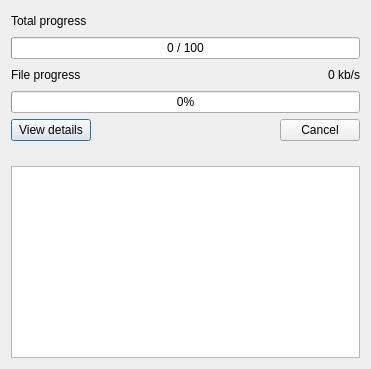
<?xml version="1.0" encoding="UTF-8"?>
<ui version="4.0">
 <class>DownloadDialog</class>
 <widget class="QDialog" name="DownloadDialog">
  <property name="geometry">
   <rect>
    <x>0</x>
    <y>0</y>
    <width>371</width>
    <height>369</height>
   </rect>
  </property>
  <property name="windowTitle">
   <string/>
  </property>
  <layout class="QGridLayout" name="gridLayout">
   <item row="0" column="0">
    <widget class="QLabel" name="label">
     <property name="text">
      <string>Total progress</string>
     </property>
    </widget>
   </item>
   <item row="0" column="1" colspan="2">
    <spacer name="horizontalSpacer_3">
     <property name="orientation">
      <enum>Qt::Horizontal</enum>
     </property>
     <property name="sizeHint" stdset="0">
      <size>
       <width>268</width>
       <height>20</height>
      </size>
     </property>
    </spacer>
   </item>
   <item row="1" column="0" colspan="3">
    <widget class="QProgressBar" name="totalProgress">
     <property name="maximum">
      <number>100</number>
     </property>
     <property name="value">
      <number>0</number>
     </property>
     <property name="alignment">
      <set>Qt::AlignCenter</set>
     </property>
     <property name="format">
      <string>%v / %m</string>
     </property>
    </widget>
   </item>
   <item row="2" column="0">
    <widget class="QLabel" name="label_2">
     <property name="text">
      <string>File progress</string>
     </property>
    </widget>
   </item>
   <item row="2" column="1">
    <spacer name="horizontalSpacer_2">
     <property name="orientation">
      <enum>Qt::Horizontal</enum>
     </property>
     <property name="sizeHint" stdset="0">
      <size>
       <width>268</width>
       <height>20</height>
      </size>
     </property>
    </spacer>
   </item>
   <item row="2" column="2">
    <widget class="QLabel" name="speedLabel">
     <property name="text">
      <string>0 kb/s</string>
     </property>
     <property name="alignment">
      <set>Qt::AlignRight|Qt::AlignTrailing|Qt::AlignVCenter</set>
     </property>
    </widget>
   </item>
   <item row="3" column="0" colspan="3">
    <widget class="QProgressBar" name="fileProgress">
     <property name="value">
      <number>0</number>
     </property>
     <property name="alignment">
      <set>Qt::AlignCenter</set>
     </property>
    </widget>
   </item>
   <item row="4" column="0">
    <widget class="QPushButton" name="detailButton">
     <property name="layoutDirection">
      <enum>Qt::LeftToRight</enum>
     </property>
     <property name="text">
      <string>View details</string>
     </property>
     <property name="icon">
      <iconset resource="../../../data/tmbrowser.qrc">
       <normaloff>:/images/arrow_up.png</normaloff>:/images/arrow_up.png</iconset>
     </property>
     <property name="checkable">
      <bool>true</bool>
     </property>
     <property name="checked">
      <bool>false</bool>
     </property>
    </widget>
   </item>
   <item row="4" column="1">
    <spacer name="horizontalSpacer">
     <property name="orientation">
      <enum>Qt::Horizontal</enum>
     </property>
     <property name="sizeHint" stdset="0">
      <size>
       <width>185</width>
       <height>20</height>
      </size>
     </property>
    </spacer>
   </item>
   <item row="4" column="2">
    <widget class="QPushButton" name="closeButton">
     <property name="text">
      <string>Cancel</string>
     </property>
    </widget>
   </item>
   <item row="5" column="1">
    <spacer name="verticalSpacer">
     <property name="orientation">
      <enum>Qt::Vertical</enum>
     </property>
     <property name="sizeHint" stdset="0">
      <size>
       <width>20</width>
       <height>13</height>
      </size>
     </property>
    </spacer>
   </item>
   <item row="6" column="0" colspan="3">
    <widget class="QTextEdit" name="logEdit">
     <property name="horizontalScrollBarPolicy">
      <enum>Qt::ScrollBarAlwaysOff</enum>
     </property>
     <property name="readOnly">
      <bool>true</bool>
     </property>
    </widget>
   </item>
  </layout>
 </widget>
 <tabstops>
  <tabstop>detailButton</tabstop>
  <tabstop>closeButton</tabstop>
  <tabstop>logEdit</tabstop>
 </tabstops>
 <resources>
  <include location="../../../data/tmbrowser.qrc"/>
 </resources>
 <connections>
  <connection>
   <sender>closeButton</sender>
   <signal>clicked()</signal>
   <receiver>DownloadDialog</receiver>
   <slot>reject()</slot>
   <hints>
    <hint type="sourcelabel">
     <x>297</x>
     <y>130</y>
    </hint>
    <hint type="destinationlabel">
     <x>260</x>
     <y>130</y>
    </hint>
   </hints>
  </connection>
  <connection>
   <sender>detailButton</sender>
   <signal>toggled(bool)</signal>
   <receiver>logEdit</receiver>
   <slot>setVisible(bool)</slot>
   <hints>
    <hint type="sourcelabel">
     <x>39</x>
     <y>131</y>
    </hint>
    <hint type="destinationlabel">
     <x>70</x>
     <y>181</y>
    </hint>
   </hints>
  </connection>
 </connections>
</ui>
